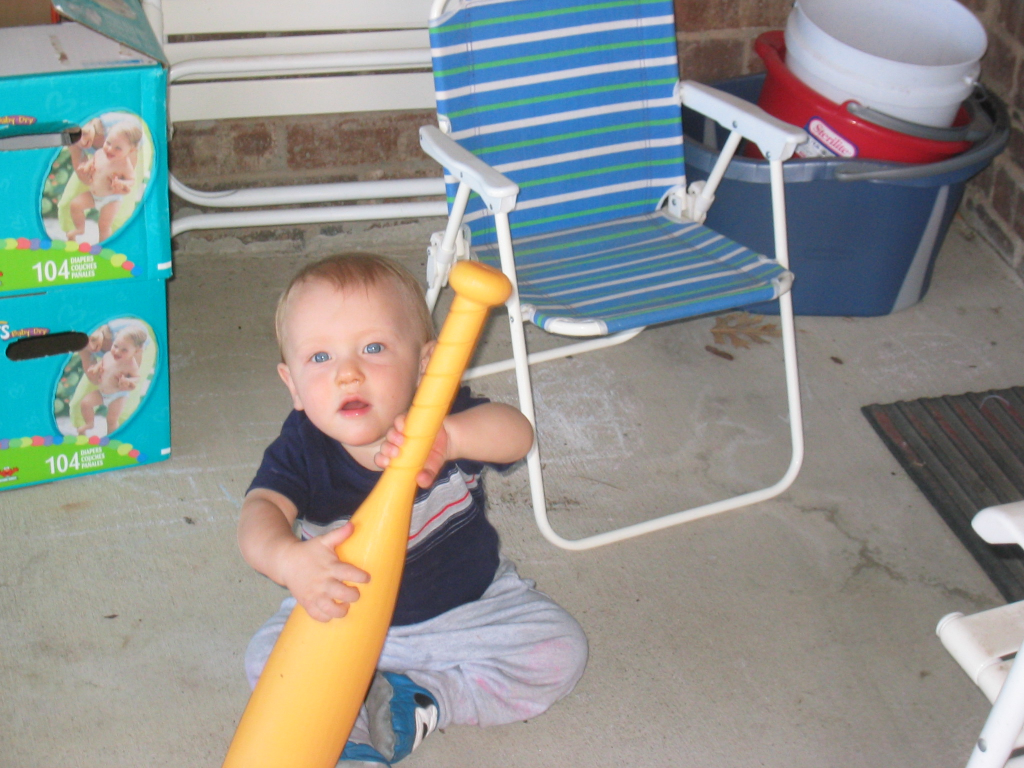
%> input picture Week 14/demo.jpg, 2048 x 1536 px (shown at 1/2 size)
$ octave supervised_rgb.m   (GNU Octave 9; MATLAB toolbox functions it lacks are replaced by stand-ins)
%> lines starting %> are read from the running program, lines starting %| are printed output that depends on the picture

% This mfile demonstrates image classification of a simple 3-band (RGB) image.
% Next, you will classify a 7-band Landsat image.  All steps after the
% initial reading in of data are done in the same way.
%
clear all, close all,clc;
%
%  1) READ IN THE IMAGE AND LOOK AT THE BANDS
% Read in the 3-band image.  Look at the composite RGB and at each band
%
   z=imread('demo.jpg');
%> z is the input picture: size 1536x2048x3 uint8; mean R, G, B 140.8, 145.1, 141.4
   r=z(:,:,1);
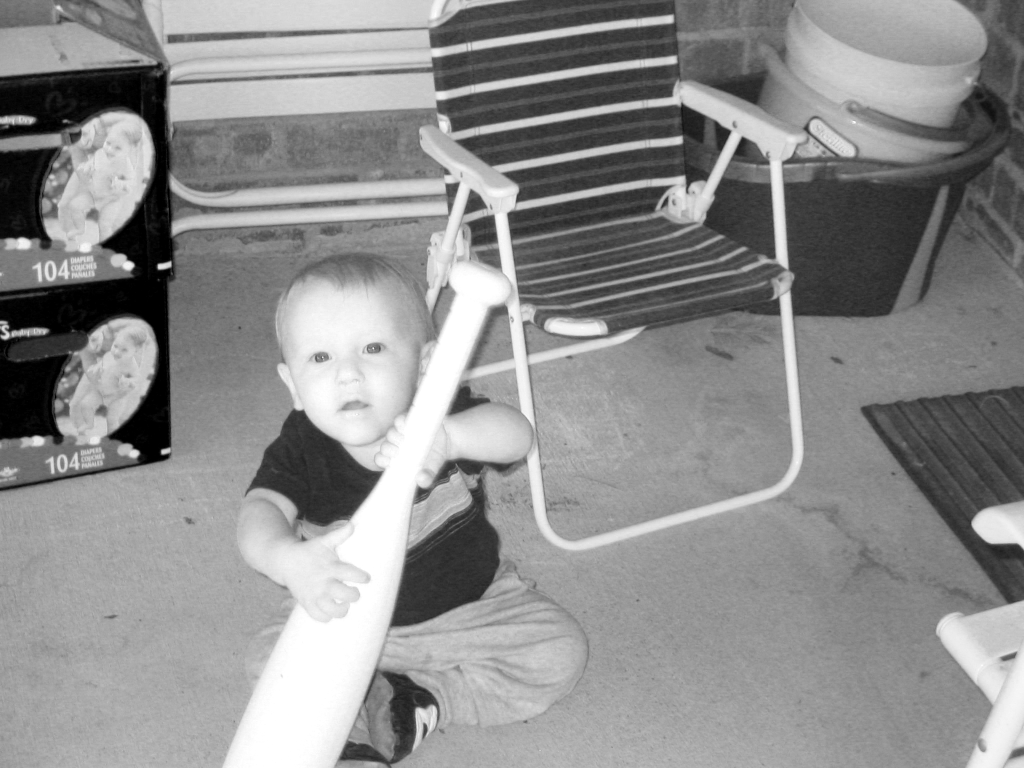
%> r: size 1536x2048 uint8 (shown at 1/2 size); min 0, max 255, mean 140.8
   g=z(:,:,2);
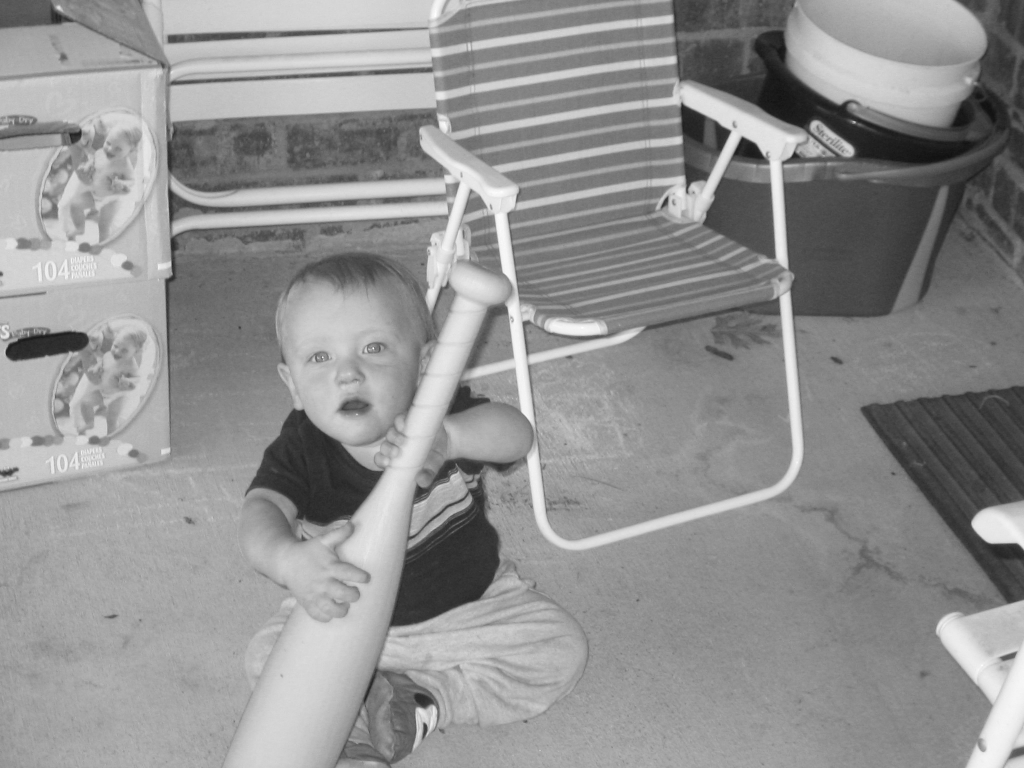
%> g: size 1536x2048 uint8 (shown at 1/2 size); min 14, max 255, mean 145.1
   b=z(:,:,3);
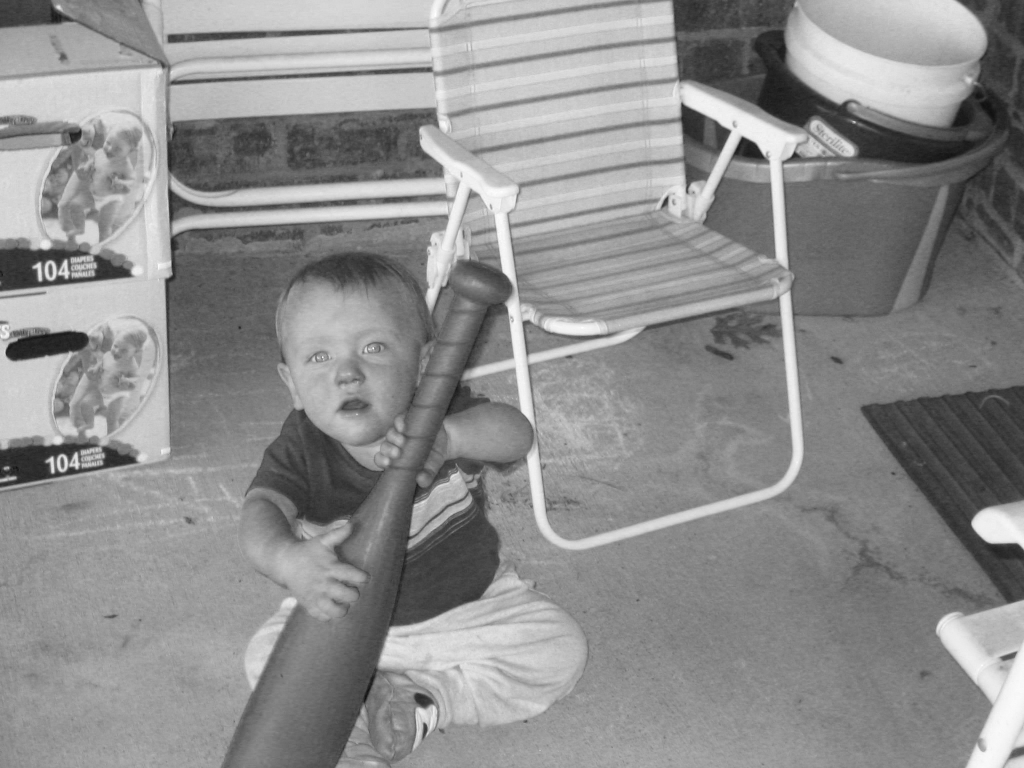
%> b: size 1536x2048 uint8 (shown at 1/2 size); min 6, max 255, mean 141.4

   figure(1),clf
   subplot(2,2,1),imshow(cat(3,r,g,b)),title('composite')
   subplot(2,2,2),imshow(r),colorbar('horiz'),title('red')
   subplot(2,2,3),imshow(g),colorbar('horiz'),title('green')
   subplot(2,2,4),imshow(b),colorbar('horiz'),title('blue')
%
%  2) CREATE A TRAINING SET
% Identify the location (row,column) of "training pixels" and assign them a "group number":
% You will need to identify at least 2 training pixels per group
%
   tpix=[1309,640 ,1;... % Group 1: Yellow Bat
         1218,755 ,1;...
         1351,1409,2;... % Group 2: Grey Concrete
         673 ,394 ,2;...
         285 ,1762,3;... % Group 3: Red Tub
        177 ,1542,3;...
        538 ,1754,4;... % Group 4: Blue Tub
        432 ,1811,4;...
        1417,2010,5;... % Group 5: White Tub
        163 ,1733,5;...
        652 ,677 ,6;... % Group 6: Baby
        864 ,1032,6;...
        836 ,1882,7;... % Group 7: Dark Doormat
        1063,1917,7];

   row=tpix(:,1);   % y-value
   col=tpix(:,2);   % x-value
   group=tpix(:,3); % group number
   ngroup=max(group);
%
% From these pixels, make a training set consisting of each training pixel's band values
% "train" should have the same number of rows as the number of training pixels, and the
% same number of columns as number of bands (in this case 3, in Lansat case 7).
%
   train=[];
   for i=1:length(group)
     train=[train; r(row(i),col(i)), g(row(i),col(i)), b(row(i),col(i))];
   end
%> this loop made 14 passes
%> train on passes 1 to 4: [255 215 122], [255 215 122; 249 184 84], [255 215 122; 249 184 84; 153 151 136], [255 215 122; 249 184 84; 153 151 136; 121 111 99]
%> after the loop, train = 14 rows, first 12: [255 215 122; 249 184 84; 153 151 136; 121 111 99; 182 30 45; 104 28 32; 59 74 103; 48 65 95; 240 241 245; 204 207 222; 248 205 198; 209 156 138]
%
%  3A) PREPARE DATA FOR CLASSIFICATION
% Reshape image into one long vector of pixel band values.
% Convert from uint8 to double for classification.
%
   nx=1536;
   ny=2048;
   N=nx*ny;
   nz=3;
   AllPix=[reshape(r,N,1),reshape(g,N,1),reshape(b,N,1)];

   AllPix=double(AllPix);
   train=double(train);
%
%  3B) CLASSIFY THE IMAGE
% Classify the image. Matlab's "classify" function requires the Statistics toolbox.
%   train and sample must have same number of columns.
%   train and group must have same number of rows.
%   misfit is nx-by-ny-by-ngroups and has probability (0-1) that each is a member of that group
% This may take up to a minute.  tic and toc will time the calculation
%
     tic
%> (the run ends here)
